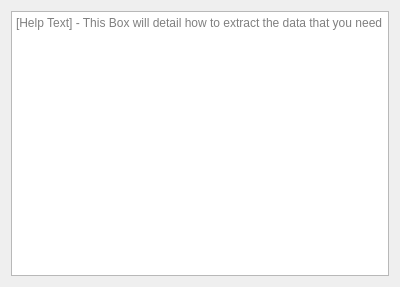
<?xml version="1.0" encoding="UTF-8"?>
<ui version="4.0">
 <class>helpDialog</class>
 <widget class="QDialog" name="helpDialog">
  <property name="geometry">
   <rect>
    <x>0</x>
    <y>0</y>
    <width>400</width>
    <height>287</height>
   </rect>
  </property>
  <property name="windowTitle">
   <string>Help</string>
  </property>
  <layout class="QVBoxLayout" name="verticalLayout">
   <item>
    <widget class="QTextBrowser" name="helpBrowser">
     <property name="placeholderText">
      <string>[Help Text] - This Box will detail how to extract the data that you need</string>
     </property>
    </widget>
   </item>
  </layout>
 </widget>
 <resources/>
 <connections/>
</ui>
